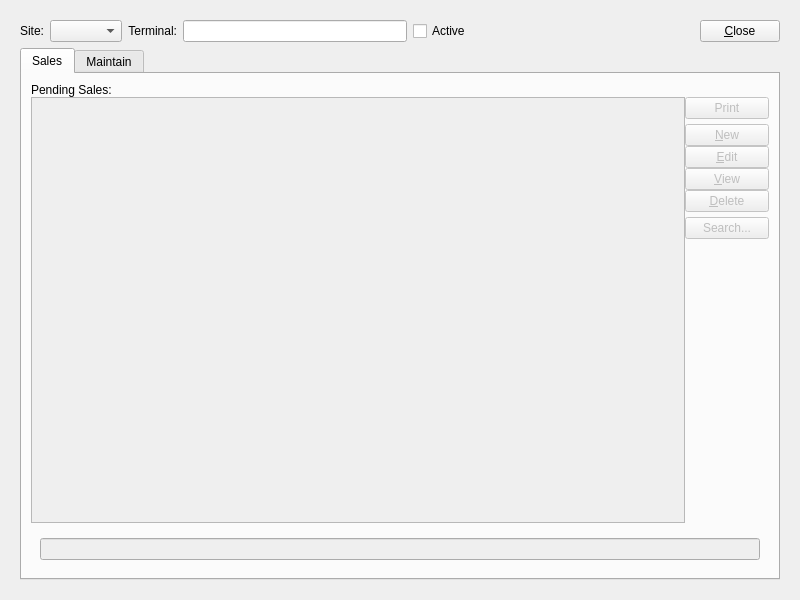
<?xml version="1.0" encoding="UTF-8"?>
<ui version="4.0">
 <class>cashRegister</class>
 <widget class="QWidget" name="cashRegister">
  <property name="geometry">
   <rect>
    <x>0</x>
    <y>0</y>
    <width>800</width>
    <height>600</height>
   </rect>
  </property>
  <property name="windowTitle">
   <string>Cash Register</string>
  </property>
  <layout class="QGridLayout" name="gridLayout_3">
   <item row="0" column="0">
    <widget class="Screen" name="_cashRegister">
     <property name="schemaName">
      <string notr="true">xtpos</string>
     </property>
     <property name="tableName">
      <string notr="true">api_cashregister</string>
     </property>
     <property name="primaryKeyColumns">
      <number>2</number>
     </property>
     <layout class="QGridLayout" name="gridLayout_2">
      <item row="0" column="0">
       <layout class="QHBoxLayout" name="_2">
        <item>
         <widget class="XLabel" name="_siteLit">
          <property name="text">
           <string>Site:</string>
          </property>
          <property name="alignment">
           <set>Qt::AlignRight|Qt::AlignTrailing|Qt::AlignVCenter</set>
          </property>
         </widget>
        </item>
        <item>
         <widget class="WComboBox" name="_site">
          <property name="fieldName">
           <string notr="true">site</string>
          </property>
         </widget>
        </item>
        <item>
         <widget class="XLabel" name="_registerLit">
          <property name="text">
           <string>Terminal:</string>
          </property>
          <property name="alignment">
           <set>Qt::AlignRight|Qt::AlignTrailing|Qt::AlignVCenter</set>
          </property>
         </widget>
        </item>
        <item>
         <widget class="XLineEdit" name="_terminal">
          <property name="fieldName">
           <string notr="true">terminal</string>
          </property>
         </widget>
        </item>
        <item>
         <widget class="XCheckBox" name="_active">
          <property name="text">
           <string>Active</string>
          </property>
          <property name="fieldName">
           <string notr="true">active</string>
          </property>
          <property name="forgetful">
           <bool>true</bool>
          </property>
         </widget>
        </item>
        <item>
         <spacer>
          <property name="orientation">
           <enum>Qt::Horizontal</enum>
          </property>
          <property name="sizeHint" stdset="0">
           <size>
            <width>40</width>
            <height>20</height>
           </size>
          </property>
         </spacer>
        </item>
        <item>
         <widget class="QPushButton" name="_close">
          <property name="enabled">
           <bool>true</bool>
          </property>
          <property name="text">
           <string>&amp;Close</string>
          </property>
         </widget>
        </item>
       </layout>
      </item>
      <item row="1" column="0">
       <widget class="QTabWidget" name="_tab">
        <property name="currentIndex">
         <number>0</number>
        </property>
        <widget class="QWidget" name="_salesTab">
         <attribute name="title">
          <string>Sales</string>
         </attribute>
         <layout class="QGridLayout" name="gridLayout_7">
          <item row="0" column="0">
           <widget class="Screen" name="_sale">
            <property name="schemaName">
             <string notr="true">xtpos</string>
            </property>
            <property name="tableName">
             <string notr="true">api_sale</string>
            </property>
            <layout class="QGridLayout" name="gridLayout_4">
             <property name="margin">
              <number>0</number>
             </property>
             <item row="0" column="0">
              <layout class="QVBoxLayout" name="_3">
               <property name="spacing">
                <number>0</number>
               </property>
               <item>
                <widget class="QLabel" name="_salesLit">
                 <property name="text">
                  <string>Pending Sales:</string>
                 </property>
                </widget>
               </item>
               <item>
                <layout class="QHBoxLayout" name="_4">
                 <item>
                  <widget class="XTreeView" name="_sales">
                   <property name="enabled">
                    <bool>false</bool>
                   </property>
                   <property name="editTriggers">
                    <set>QAbstractItemView::NoEditTriggers</set>
                   </property>
                   <property name="rootIsDecorated">
                    <bool>false</bool>
                   </property>
                   <property name="itemsExpandable">
                    <bool>false</bool>
                   </property>
                  </widget>
                 </item>
                 <item>
                  <layout class="QVBoxLayout" name="_5">
                   <item>
                    <layout class="QVBoxLayout" name="_6">
                     <item>
                      <widget class="QPushButton" name="_print">
                       <property name="enabled">
                        <bool>false</bool>
                       </property>
                       <property name="text">
                        <string>Print</string>
                       </property>
                      </widget>
                     </item>
                     <item>
                      <spacer name="verticalSpacer">
                       <property name="orientation">
                        <enum>Qt::Vertical</enum>
                       </property>
                       <property name="sizeType">
                        <enum>QSizePolicy::Preferred</enum>
                       </property>
                       <property name="sizeHint" stdset="0">
                        <size>
                         <width>20</width>
                         <height>5</height>
                        </size>
                       </property>
                      </spacer>
                     </item>
                     <item>
                      <widget class="QPushButton" name="_new">
                       <property name="enabled">
                        <bool>false</bool>
                       </property>
                       <property name="text">
                        <string>&amp;New</string>
                       </property>
                      </widget>
                     </item>
                     <item>
                      <widget class="QPushButton" name="_edit">
                       <property name="enabled">
                        <bool>false</bool>
                       </property>
                       <property name="text">
                        <string>&amp;Edit</string>
                       </property>
                      </widget>
                     </item>
                     <item>
                      <widget class="QPushButton" name="_view">
                       <property name="enabled">
                        <bool>false</bool>
                       </property>
                       <property name="text">
                        <string>&amp;View</string>
                       </property>
                      </widget>
                     </item>
                     <item>
                      <widget class="QPushButton" name="_delete">
                       <property name="enabled">
                        <bool>false</bool>
                       </property>
                       <property name="text">
                        <string>&amp;Delete</string>
                       </property>
                      </widget>
                     </item>
                     <item>
                      <spacer name="verticalSpacer_2">
                       <property name="orientation">
                        <enum>Qt::Vertical</enum>
                       </property>
                       <property name="sizeType">
                        <enum>QSizePolicy::Preferred</enum>
                       </property>
                       <property name="sizeHint" stdset="0">
                        <size>
                         <width>20</width>
                         <height>5</height>
                        </size>
                       </property>
                      </spacer>
                     </item>
                     <item>
                      <widget class="QPushButton" name="_search">
                       <property name="enabled">
                        <bool>false</bool>
                       </property>
                       <property name="text">
                        <string>Search...</string>
                       </property>
                      </widget>
                     </item>
                    </layout>
                   </item>
                   <item>
                    <spacer>
                     <property name="orientation">
                      <enum>Qt::Vertical</enum>
                     </property>
                     <property name="sizeType">
                      <enum>QSizePolicy::Expanding</enum>
                     </property>
                     <property name="sizeHint" stdset="0">
                      <size>
                       <width>84</width>
                       <height>211</height>
                      </size>
                     </property>
                    </spacer>
                   </item>
                  </layout>
                 </item>
                </layout>
               </item>
              </layout>
             </item>
            </layout>
           </widget>
          </item>
          <item row="1" column="0">
           <widget class="Screen" name="_selectedSale">
            <property name="schemaName">
             <string notr="true">xtpos</string>
            </property>
            <property name="tableName">
             <string notr="true">api_sale</string>
            </property>
            <property name="mode">
             <enum>Screen::View</enum>
            </property>
            <layout class="QHBoxLayout" name="horizontalLayout_3">
             <item>
              <widget class="XLineEdit" name="_number">
               <property name="enabled">
                <bool>false</bool>
               </property>
               <property name="sizePolicy">
                <sizepolicy hsizetype="Ignored" vsizetype="Fixed">
                 <horstretch>0</horstretch>
                 <verstretch>0</verstretch>
                </sizepolicy>
               </property>
               <property name="fieldName">
                <string notr="true">sale_number</string>
               </property>
              </widget>
             </item>
            </layout>
           </widget>
          </item>
         </layout>
        </widget>
        <widget class="QWidget" name="_maintainTab">
         <attribute name="title">
          <string>Maintain</string>
         </attribute>
         <layout class="QGridLayout" name="gridLayout_6">
          <item row="0" column="0">
           <layout class="QHBoxLayout" name="horizontalLayout_2">
            <item>
             <widget class="QLabel" name="_opentimeLit">
              <property name="text">
               <string>Opened:</string>
              </property>
              <property name="alignment">
               <set>Qt::AlignRight|Qt::AlignTrailing|Qt::AlignVCenter</set>
              </property>
             </widget>
            </item>
            <item>
             <widget class="XLineEdit" name="_opened">
              <property name="enabled">
               <bool>false</bool>
              </property>
              <property name="fieldName">
               <string notr="true">opened</string>
              </property>
             </widget>
            </item>
            <item>
             <spacer name="horizontalSpacer">
              <property name="orientation">
               <enum>Qt::Horizontal</enum>
              </property>
              <property name="sizeHint" stdset="0">
               <size>
                <width>40</width>
                <height>20</height>
               </size>
              </property>
             </spacer>
            </item>
            <item>
             <widget class="XLabel" name="_actionLit">
              <property name="text">
               <string>Action:</string>
              </property>
              <property name="alignment">
               <set>Qt::AlignRight|Qt::AlignTrailing|Qt::AlignVCenter</set>
              </property>
             </widget>
            </item>
            <item>
             <layout class="QHBoxLayout" name="_7">
              <item>
               <widget class="XComboBox" name="_action">
                <property name="fieldName">
                 <string notr="true">action</string>
                </property>
               </widget>
              </item>
              <item>
               <spacer>
                <property name="orientation">
                 <enum>Qt::Horizontal</enum>
                </property>
                <property name="sizeHint" stdset="0">
                 <size>
                  <width>40</width>
                  <height>20</height>
                 </size>
                </property>
               </spacer>
              </item>
              <item>
               <widget class="QPushButton" name="_post">
                <property name="text">
                 <string>&amp;Post</string>
                </property>
                <property name="default">
                 <bool>true</bool>
                </property>
               </widget>
              </item>
             </layout>
            </item>
           </layout>
          </item>
          <item row="1" column="0">
           <widget class="QGroupBox" name="_statsGroup">
            <property name="title">
             <string/>
            </property>
            <layout class="QGridLayout" name="gridLayout">
             <item row="0" column="0">
              <layout class="QHBoxLayout" name="_8">
               <item>
                <layout class="QGridLayout" name="_9">
                 <property name="verticalSpacing">
                  <number>12</number>
                 </property>
                 <item row="0" column="0">
                  <widget class="QLabel" name="_openBalanceLit">
                   <property name="text">
                    <string>Opening Balance:</string>
                   </property>
                  </widget>
                 </item>
                 <item row="0" column="1">
                  <widget class="CurrCluster" name="_openBalance">
                   <property name="fieldNameValue">
                    <string notr="true">opening_balance</string>
                   </property>
                   <property name="currencyEnabled">
                    <bool>false</bool>
                   </property>
                   <property name="currencyVisible">
                    <bool>false</bool>
                   </property>
                   <property name="enabled">
                    <bool>false</bool>
                   </property>
                  </widget>
                 </item>
                 <item row="0" column="2">
                  <widget class="QLabel" name="_cashSalesLit">
                   <property name="text">
                    <string>Cash Sales:</string>
                   </property>
                   <property name="alignment">
                    <set>Qt::AlignRight|Qt::AlignTrailing|Qt::AlignVCenter</set>
                   </property>
                  </widget>
                 </item>
                 <item row="0" column="3">
                  <widget class="CurrCluster" name="_cashSales">
                   <property name="fieldNameValue">
                    <string notr="true">cash_sales</string>
                   </property>
                   <property name="currencyEnabled">
                    <bool>false</bool>
                   </property>
                   <property name="currencyVisible">
                    <bool>false</bool>
                   </property>
                   <property name="enabled">
                    <bool>false</bool>
                   </property>
                  </widget>
                 </item>
                 <item row="1" column="0">
                  <widget class="QLabel" name="_currentBalanceLit">
                   <property name="text">
                    <string>Current Balance:</string>
                   </property>
                   <property name="alignment">
                    <set>Qt::AlignRight|Qt::AlignTrailing|Qt::AlignVCenter</set>
                   </property>
                  </widget>
                 </item>
                 <item row="1" column="1">
                  <widget class="CurrCluster" name="_currentBalance">
                   <property name="fieldNameValue">
                    <string notr="true">current_balance</string>
                   </property>
                   <property name="currencyEnabled">
                    <bool>false</bool>
                   </property>
                   <property name="currencyVisible">
                    <bool>false</bool>
                   </property>
                   <property name="enabled">
                    <bool>false</bool>
                   </property>
                  </widget>
                 </item>
                 <item row="1" column="2">
                  <widget class="QLabel" name="_ccSalesLit">
                   <property name="text">
                    <string>Credit Card Sales</string>
                   </property>
                   <property name="alignment">
                    <set>Qt::AlignRight|Qt::AlignTrailing|Qt::AlignVCenter</set>
                   </property>
                  </widget>
                 </item>
                 <item row="1" column="3">
                  <widget class="CurrCluster" name="_ccSales">
                   <property name="fieldNameValue">
                    <string notr="true">credit_card_sales</string>
                   </property>
                   <property name="currencyEnabled">
                    <bool>false</bool>
                   </property>
                   <property name="currencyVisible">
                    <bool>false</bool>
                   </property>
                   <property name="enabled">
                    <bool>false</bool>
                   </property>
                  </widget>
                 </item>
                 <item row="2" column="0">
                  <widget class="QLabel" name="_totalSalesLit">
                   <property name="text">
                    <string>Total Sales:</string>
                   </property>
                   <property name="alignment">
                    <set>Qt::AlignRight|Qt::AlignTrailing|Qt::AlignVCenter</set>
                   </property>
                  </widget>
                 </item>
                 <item row="2" column="1">
                  <widget class="CurrCluster" name="_totalSales">
                   <property name="fieldNameValue">
                    <string notr="true">total_sales</string>
                   </property>
                   <property name="currencyEnabled">
                    <bool>false</bool>
                   </property>
                   <property name="currencyVisible">
                    <bool>false</bool>
                   </property>
                   <property name="enabled">
                    <bool>false</bool>
                   </property>
                  </widget>
                 </item>
                 <item row="2" column="2">
                  <widget class="QLabel" name="_checkSalesLit">
                   <property name="text">
                    <string>Check Sales:</string>
                   </property>
                   <property name="alignment">
                    <set>Qt::AlignRight|Qt::AlignTrailing|Qt::AlignVCenter</set>
                   </property>
                  </widget>
                 </item>
                 <item row="2" column="3">
                  <widget class="CurrCluster" name="_checkSales">
                   <property name="fieldNameValue">
                    <string notr="true">check_sales</string>
                   </property>
                   <property name="currencyEnabled">
                    <bool>false</bool>
                   </property>
                   <property name="currencyVisible">
                    <bool>false</bool>
                   </property>
                   <property name="enabled">
                    <bool>false</bool>
                   </property>
                  </widget>
                 </item>
                </layout>
               </item>
               <item>
                <spacer>
                 <property name="orientation">
                  <enum>Qt::Horizontal</enum>
                 </property>
                 <property name="sizeHint" stdset="0">
                  <size>
                   <width>20</width>
                   <height>20</height>
                  </size>
                 </property>
                </spacer>
               </item>
              </layout>
             </item>
            </layout>
           </widget>
          </item>
          <item row="2" column="0">
           <widget class="QGroupBox" name="_transferGroup">
            <property name="title">
             <string>Bank Transfer</string>
            </property>
            <layout class="QGridLayout" name="_10">
             <item row="0" column="0">
              <widget class="QLabel" name="_accountLit">
               <property name="text">
                <string>Account:</string>
               </property>
               <property name="alignment">
                <set>Qt::AlignRight|Qt::AlignTrailing|Qt::AlignVCenter</set>
               </property>
              </widget>
             </item>
             <item row="0" column="1">
              <layout class="QHBoxLayout" name="_11">
               <item>
                <widget class="XComboBox" name="_bankaccount">
                 <property name="fieldName">
                  <string notr="true">account</string>
                 </property>
                </widget>
               </item>
               <item>
                <spacer>
                 <property name="orientation">
                  <enum>Qt::Horizontal</enum>
                 </property>
                 <property name="sizeHint" stdset="0">
                  <size>
                   <width>61</width>
                   <height>26</height>
                  </size>
                 </property>
                </spacer>
               </item>
              </layout>
             </item>
             <item row="1" column="0">
              <widget class="QLabel" name="_amountLit">
               <property name="text">
                <string> Amount:</string>
               </property>
               <property name="alignment">
                <set>Qt::AlignRight|Qt::AlignTrailing|Qt::AlignVCenter</set>
               </property>
              </widget>
             </item>
             <item row="1" column="1">
              <layout class="QHBoxLayout" name="_12">
               <item>
                <widget class="CurrCluster" name="_transferAmt">
                 <property name="sizePolicy">
                  <sizepolicy hsizetype="Fixed" vsizetype="Preferred">
                   <horstretch>0</horstretch>
                   <verstretch>0</verstretch>
                  </sizepolicy>
                 </property>
                 <property name="fieldNameValue">
                  <string notr="true">transfer_amount</string>
                 </property>
                 <property name="currencyEnabled">
                  <bool>false</bool>
                 </property>
                 <property name="currencyVisible">
                  <bool>false</bool>
                 </property>
                </widget>
               </item>
               <item>
                <widget class="XComboBox" name="_transferDirection">
                 <property name="fieldName">
                  <string notr="true">transfer_direction</string>
                 </property>
                </widget>
               </item>
               <item>
                <widget class="XCheckBox" name="_depositChecks">
                 <property name="text">
                  <string>Deposit Checks</string>
                 </property>
                 <property name="fieldName">
                  <string notr="true">deposit_checks</string>
                 </property>
                 <property name="forgetful">
                  <bool>true</bool>
                 </property>
                </widget>
               </item>
               <item>
                <spacer>
                 <property name="orientation">
                  <enum>Qt::Horizontal</enum>
                 </property>
                 <property name="sizeHint" stdset="0">
                  <size>
                   <width>0</width>
                   <height>26</height>
                  </size>
                 </property>
                </spacer>
               </item>
              </layout>
             </item>
            </layout>
           </widget>
          </item>
          <item row="3" column="0">
           <widget class="QGroupBox" name="_adjGroup">
            <property name="title">
             <string>Adjustment</string>
            </property>
            <property name="checked">
             <bool>false</bool>
            </property>
            <layout class="QGridLayout" name="gridLayout_5">
             <item row="0" column="0">
              <widget class="QLabel" name="_adjAmountLit">
               <property name="text">
                <string>Amount:</string>
               </property>
               <property name="alignment">
                <set>Qt::AlignRight|Qt::AlignTrailing|Qt::AlignVCenter</set>
               </property>
              </widget>
             </item>
             <item row="0" column="1">
              <layout class="QHBoxLayout" name="horizontalLayout">
               <item>
                <widget class="CurrCluster" name="_adjustAmt">
                 <property name="sizePolicy">
                  <sizepolicy hsizetype="Fixed" vsizetype="Preferred">
                   <horstretch>0</horstretch>
                   <verstretch>0</verstretch>
                  </sizepolicy>
                 </property>
                 <property name="fieldNameValue">
                  <string notr="true">adjustment_amount</string>
                 </property>
                 <property name="currencyEnabled">
                  <bool>false</bool>
                 </property>
                 <property name="currencyVisible">
                  <bool>false</bool>
                 </property>
                </widget>
               </item>
               <item>
                <widget class="XComboBox" name="_adjustDirection">
                 <property name="fieldName">
                  <string notr="true">adjustment_direction</string>
                 </property>
                </widget>
               </item>
               <item>
                <spacer>
                 <property name="orientation">
                  <enum>Qt::Horizontal</enum>
                 </property>
                 <property name="sizeHint" stdset="0">
                  <size>
                   <width>0</width>
                   <height>26</height>
                  </size>
                 </property>
                </spacer>
               </item>
              </layout>
             </item>
            </layout>
           </widget>
          </item>
          <item row="4" column="0">
           <layout class="QGridLayout" name="_13">
            <item row="0" column="0">
             <widget class="QLabel" name="_newbalanceLit">
              <property name="text">
               <string>New Balance:</string>
              </property>
              <property name="alignment">
               <set>Qt::AlignRight|Qt::AlignTrailing|Qt::AlignVCenter</set>
              </property>
             </widget>
            </item>
            <item row="0" column="1">
             <layout class="QHBoxLayout" name="_14">
              <item>
               <widget class="CurrCluster" name="_newbalance">
                <property name="currencyEnabled">
                 <bool>false</bool>
                </property>
                <property name="currencyVisible">
                 <bool>false</bool>
                </property>
                <property name="enabled">
                 <bool>false</bool>
                </property>
               </widget>
              </item>
              <item>
               <spacer>
                <property name="orientation">
                 <enum>Qt::Horizontal</enum>
                </property>
                <property name="sizeHint" stdset="0">
                 <size>
                  <width>121</width>
                  <height>20</height>
                 </size>
                </property>
               </spacer>
              </item>
             </layout>
            </item>
            <item row="1" column="0">
             <widget class="QLabel" name="_notesLit">
              <property name="text">
               <string>Notes:</string>
              </property>
              <property name="alignment">
               <set>Qt::AlignRight|Qt::AlignTop|Qt::AlignTrailing</set>
              </property>
             </widget>
            </item>
            <item row="1" column="1">
             <widget class="XTextEdit" name="_notes">
              <property name="sizePolicy">
               <sizepolicy hsizetype="Expanding" vsizetype="Preferred">
                <horstretch>0</horstretch>
                <verstretch>1</verstretch>
               </sizepolicy>
              </property>
              <property name="fieldName">
               <string notr="true">notes</string>
              </property>
             </widget>
            </item>
           </layout>
          </item>
          <item row="5" column="0">
           <layout class="QHBoxLayout" name="horizontalLayout_4">
            <item>
             <widget class="XCheckBox" name="_printReceipt">
              <property name="text">
               <string>Print Receipt</string>
              </property>
              <property name="checked">
               <bool>false</bool>
              </property>
             </widget>
            </item>
            <item>
             <spacer name="horizontalSpacer_2">
              <property name="orientation">
               <enum>Qt::Horizontal</enum>
              </property>
              <property name="sizeHint" stdset="0">
               <size>
                <width>40</width>
                <height>20</height>
               </size>
              </property>
             </spacer>
            </item>
            <item>
             <widget class="QPushButton" name="_options">
              <property name="text">
               <string>Options...</string>
              </property>
             </widget>
            </item>
           </layout>
          </item>
         </layout>
        </widget>
       </widget>
      </item>
     </layout>
    </widget>
   </item>
  </layout>
 </widget>
 <customwidgets>
  <customwidget>
   <class>CurrCluster</class>
   <extends>CurrDisplay</extends>
   <header>currcluster.h</header>
  </customwidget>
  <customwidget>
   <class>CurrDisplay</class>
   <extends>QWidget</extends>
   <header>currcluster.h</header>
  </customwidget>
  <customwidget>
   <class>Screen</class>
   <extends>QWidget</extends>
   <header>screen.h</header>
   <container>1</container>
  </customwidget>
  <customwidget>
   <class>WComboBox</class>
   <extends>XComboBox</extends>
   <header>wcombobox.h</header>
  </customwidget>
  <customwidget>
   <class>XCheckBox</class>
   <extends>QCheckBox</extends>
   <header>xcheckbox.h</header>
  </customwidget>
  <customwidget>
   <class>XComboBox</class>
   <extends>QComboBox</extends>
   <header>xcombobox.h</header>
  </customwidget>
  <customwidget>
   <class>XLabel</class>
   <extends>QLabel</extends>
   <header>xlabel.h</header>
  </customwidget>
  <customwidget>
   <class>XLineEdit</class>
   <extends>QLineEdit</extends>
   <header>xlineedit.h</header>
   <container>1</container>
  </customwidget>
  <customwidget>
   <class>XTreeView</class>
   <extends>QTreeView</extends>
   <header>xtreeview.h</header>
  </customwidget>
  <customwidget>
   <class>XTextEdit</class>
   <extends>QTextEdit</extends>
   <header>xtextedit.h</header>
  </customwidget>
 </customwidgets>
 <resources/>
 <connections>
  <connection>
   <sender>_cashRegister</sender>
   <signal>newDataWidgetMapper(XDataWidgetMapper*)</signal>
   <receiver>_active</receiver>
   <slot>setDataWidgetMap(XDataWidgetMapper*)</slot>
   <hints>
    <hint type="sourcelabel">
     <x>348</x>
     <y>350</y>
    </hint>
    <hint type="destinationlabel">
     <x>421</x>
     <y>39</y>
    </hint>
   </hints>
  </connection>
  <connection>
   <sender>_cashRegister</sender>
   <signal>newDataWidgetMapper(XDataWidgetMapper*)</signal>
   <receiver>_openBalance</receiver>
   <slot>setDataWidgetMap(XDataWidgetMapper*)</slot>
   <hints>
    <hint type="sourcelabel">
     <x>348</x>
     <y>350</y>
    </hint>
    <hint type="destinationlabel">
     <x>148</x>
     <y>160</y>
    </hint>
   </hints>
  </connection>
  <connection>
   <sender>_cashRegister</sender>
   <signal>newDataWidgetMapper(XDataWidgetMapper*)</signal>
   <receiver>_currentBalance</receiver>
   <slot>setDataWidgetMap(XDataWidgetMapper*)</slot>
   <hints>
    <hint type="sourcelabel">
     <x>348</x>
     <y>350</y>
    </hint>
    <hint type="destinationlabel">
     <x>148</x>
     <y>160</y>
    </hint>
   </hints>
  </connection>
  <connection>
   <sender>_cashRegister</sender>
   <signal>newDataWidgetMapper(XDataWidgetMapper*)</signal>
   <receiver>_totalSales</receiver>
   <slot>setDataWidgetMap(XDataWidgetMapper*)</slot>
   <hints>
    <hint type="sourcelabel">
     <x>348</x>
     <y>350</y>
    </hint>
    <hint type="destinationlabel">
     <x>148</x>
     <y>160</y>
    </hint>
   </hints>
  </connection>
  <connection>
   <sender>_cashRegister</sender>
   <signal>newDataWidgetMapper(XDataWidgetMapper*)</signal>
   <receiver>_opened</receiver>
   <slot>setDataWidgetMap(XDataWidgetMapper*)</slot>
   <hints>
    <hint type="sourcelabel">
     <x>348</x>
     <y>350</y>
    </hint>
    <hint type="destinationlabel">
     <x>128</x>
     <y>119</y>
    </hint>
   </hints>
  </connection>
  <connection>
   <sender>_cashRegister</sender>
   <signal>newDataWidgetMapper(XDataWidgetMapper*)</signal>
   <receiver>_cashSales</receiver>
   <slot>setDataWidgetMap(XDataWidgetMapper*)</slot>
   <hints>
    <hint type="sourcelabel">
     <x>348</x>
     <y>350</y>
    </hint>
    <hint type="destinationlabel">
     <x>148</x>
     <y>160</y>
    </hint>
   </hints>
  </connection>
  <connection>
   <sender>_cashRegister</sender>
   <signal>newDataWidgetMapper(XDataWidgetMapper*)</signal>
   <receiver>_ccSales</receiver>
   <slot>setDataWidgetMap(XDataWidgetMapper*)</slot>
   <hints>
    <hint type="sourcelabel">
     <x>348</x>
     <y>350</y>
    </hint>
    <hint type="destinationlabel">
     <x>148</x>
     <y>160</y>
    </hint>
   </hints>
  </connection>
  <connection>
   <sender>_cashRegister</sender>
   <signal>newDataWidgetMapper(XDataWidgetMapper*)</signal>
   <receiver>_checkSales</receiver>
   <slot>setDataWidgetMap(XDataWidgetMapper*)</slot>
   <hints>
    <hint type="sourcelabel">
     <x>348</x>
     <y>350</y>
    </hint>
    <hint type="destinationlabel">
     <x>148</x>
     <y>160</y>
    </hint>
   </hints>
  </connection>
  <connection>
   <sender>_cashRegister</sender>
   <signal>newDataWidgetMapper(XDataWidgetMapper*)</signal>
   <receiver>_site</receiver>
   <slot>setDataWidgetMap(XDataWidgetMapper*)</slot>
   <hints>
    <hint type="sourcelabel">
     <x>348</x>
     <y>350</y>
    </hint>
    <hint type="destinationlabel">
     <x>114</x>
     <y>39</y>
    </hint>
   </hints>
  </connection>
  <connection>
   <sender>_cashRegister</sender>
   <signal>newDataWidgetMapper(XDataWidgetMapper*)</signal>
   <receiver>_terminal</receiver>
   <slot>setDataWidgetMap(XDataWidgetMapper*)</slot>
   <hints>
    <hint type="sourcelabel">
     <x>348</x>
     <y>350</y>
    </hint>
    <hint type="destinationlabel">
     <x>313</x>
     <y>38</y>
    </hint>
   </hints>
  </connection>
  <connection>
   <sender>_sale</sender>
   <signal>newModel(XSqlTableModel*)</signal>
   <receiver>_sales</receiver>
   <slot>setModel(XSqlTableModel*)</slot>
   <hints>
    <hint type="sourcelabel">
     <x>348</x>
     <y>380</y>
    </hint>
    <hint type="destinationlabel">
     <x>294</x>
     <y>388</y>
    </hint>
   </hints>
  </connection>
  <connection>
   <sender>_sale</sender>
   <signal>newModel(XSqlTableModel*)</signal>
   <receiver>_selectedSale</receiver>
   <slot>setModel(XSqlTableModel*)</slot>
   <hints>
    <hint type="sourcelabel">
     <x>667</x>
     <y>117</y>
    </hint>
    <hint type="destinationlabel">
     <x>543</x>
     <y>638</y>
    </hint>
   </hints>
  </connection>
  <connection>
   <sender>_selectedSale</sender>
   <signal>newDataWidgetMapper(XDataWidgetMapper*)</signal>
   <receiver>_number</receiver>
   <slot>setDataWidgetMap(XDataWidgetMapper*)</slot>
   <hints>
    <hint type="sourcelabel">
     <x>634</x>
     <y>640</y>
    </hint>
    <hint type="destinationlabel">
     <x>629</x>
     <y>653</y>
    </hint>
   </hints>
  </connection>
 </connections>
</ui>
